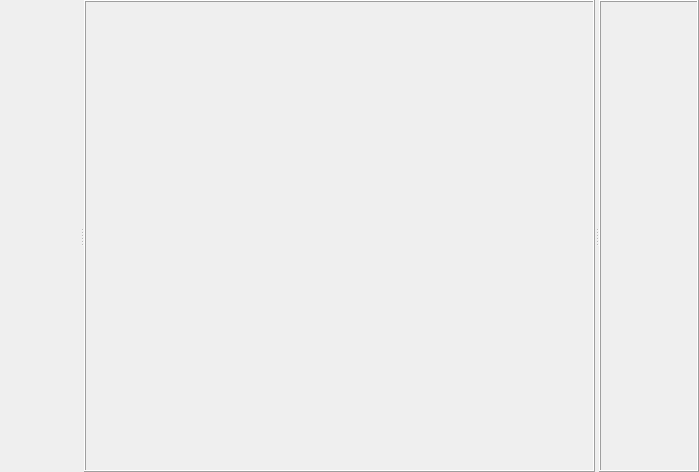
<?xml version="1.0" encoding="UTF-8"?>
<ui version="4.0">
 <class>MainWindow</class>
 <widget class="QMainWindow" name="MainWindow">
  <property name="geometry">
   <rect>
    <x>0</x>
    <y>0</y>
    <width>699</width>
    <height>472</height>
   </rect>
  </property>
  <property name="windowTitle">
   <string>MainWindow</string>
  </property>
  <widget class="QWidget" name="centralwidget">
   <layout class="QVBoxLayout" name="verticalLayout">
    <property name="leftMargin">
     <number>0</number>
    </property>
    <property name="topMargin">
     <number>0</number>
    </property>
    <property name="rightMargin">
     <number>0</number>
    </property>
    <property name="bottomMargin">
     <number>0</number>
    </property>
    <item>
     <widget class="QSplitter" name="splitter">
      <property name="orientation">
       <enum>Qt::Horizontal</enum>
      </property>
      <widget class="QFrame" name="frameLeftSideBar">
       <property name="minimumSize">
        <size>
         <width>80</width>
         <height>0</height>
        </size>
       </property>
       <property name="frameShape">
        <enum>QFrame::NoFrame</enum>
       </property>
       <property name="frameShadow">
        <enum>QFrame::Raised</enum>
       </property>
       <layout class="QVBoxLayout" name="verticalLayout_2">
        <property name="leftMargin">
         <number>6</number>
        </property>
        <property name="topMargin">
         <number>6</number>
        </property>
        <property name="rightMargin">
         <number>0</number>
        </property>
        <property name="bottomMargin">
         <number>6</number>
        </property>
       </layout>
      </widget>
      <widget class="QFrame" name="frameCentralArea">
       <property name="sizePolicy">
        <sizepolicy hsizetype="Preferred" vsizetype="Preferred">
         <horstretch>1</horstretch>
         <verstretch>0</verstretch>
        </sizepolicy>
       </property>
       <property name="frameShape">
        <enum>QFrame::Box</enum>
       </property>
       <property name="frameShadow">
        <enum>QFrame::Raised</enum>
       </property>
      </widget>
      <widget class="QFrame" name="frameRightSideBar">
       <property name="minimumSize">
        <size>
         <width>30</width>
         <height>0</height>
        </size>
       </property>
       <property name="frameShape">
        <enum>QFrame::Box</enum>
       </property>
       <property name="frameShadow">
        <enum>QFrame::Raised</enum>
       </property>
      </widget>
     </widget>
    </item>
   </layout>
  </widget>
  <widget class="QMenuBar" name="menubar">
   <property name="geometry">
    <rect>
     <x>0</x>
     <y>0</y>
     <width>699</width>
     <height>21</height>
    </rect>
   </property>
  </widget>
  <action name="actionQuit">
   <property name="text">
    <string>Quit</string>
   </property>
  </action>
 </widget>
 <resources/>
 <connections/>
</ui>
